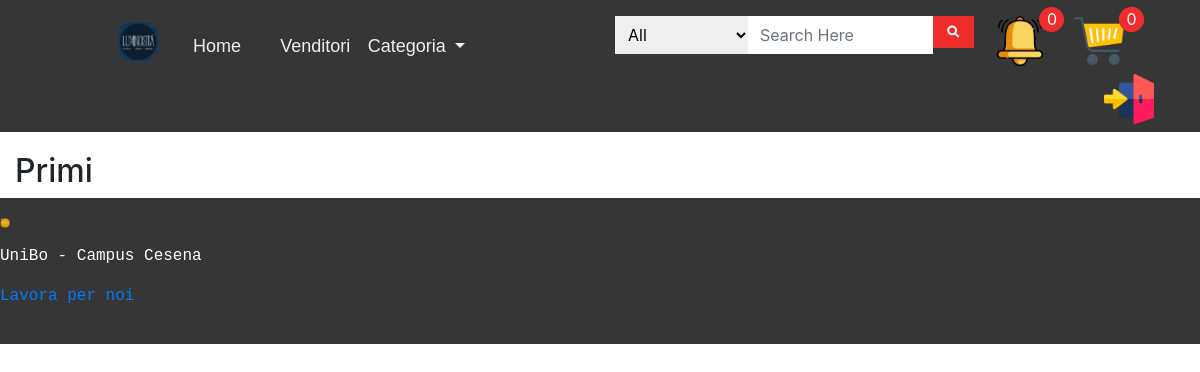
Page /foodCategory.php?id=1 on the earlier database version.
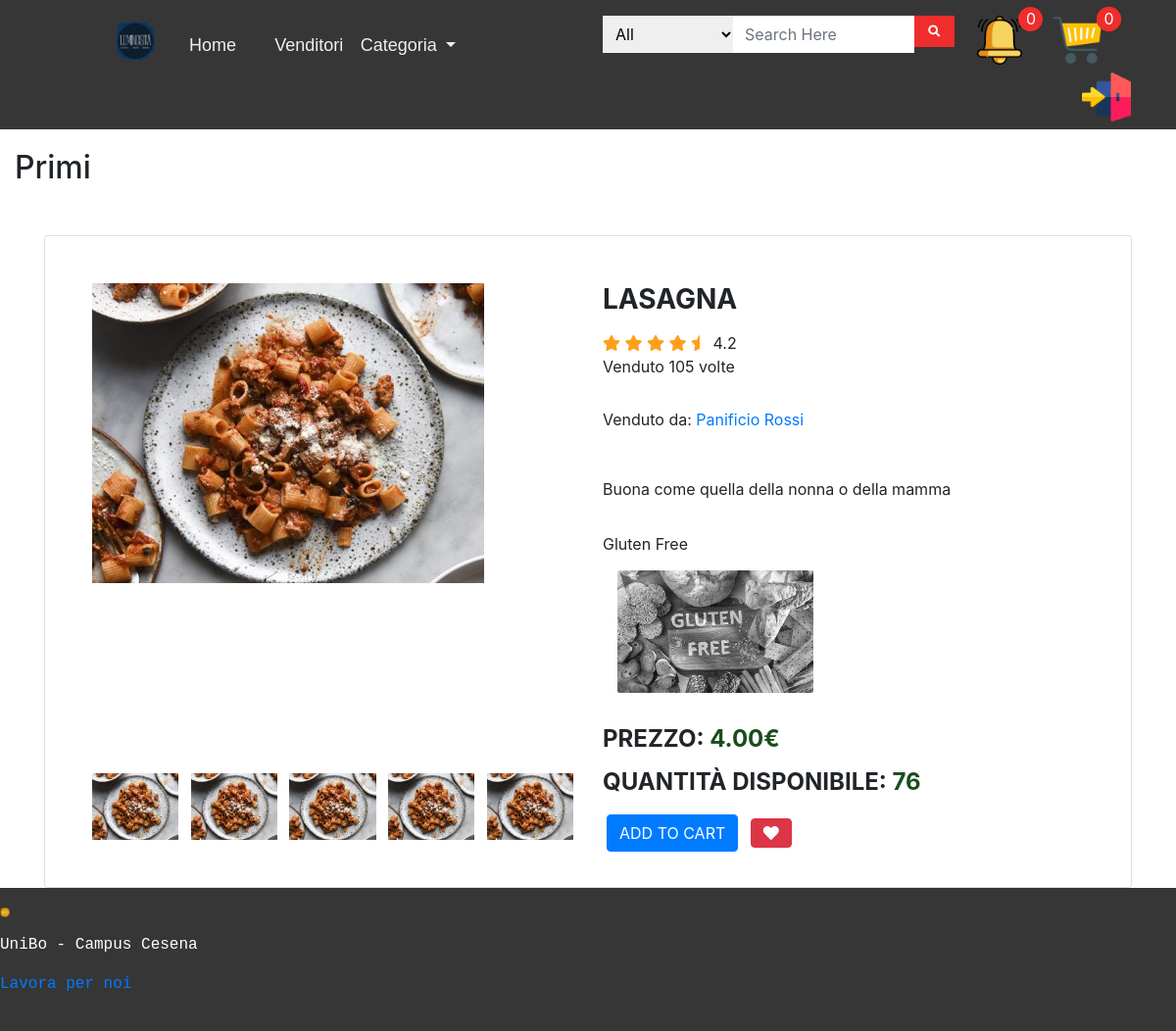
Same page on the later database version.
### tables this page shows
CREATE TABLE `prodotto` (
  `prodottoID` int(11) NOT NULL,
  `nomeProd` mediumtext NOT NULL,
  `descrProd` text NOT NULL,
  `prezzo` decimal(10,2) UNSIGNED NOT NULL,
  `glutenFree` tinyint(4) NOT NULL DEFAULT 0,
  `quantity` int(11) UNSIGNED NOT NULL,
  `venduto` int(11) NOT NULL,
  `vendorID` int(11) NOT NULL,
  `foodType` int(11) NOT NULL
);

CREATE TABLE `foodcategory` (
  `CategoryID` int(11) NOT NULL,
  `CategoryName` text NOT NULL,
  `CategoryDescr` text NOT NULL
);

CREATE TABLE `venditore` (
  `vendorID` int(11) NOT NULL,
  `nomeAzienda` text NOT NULL,
  `indirizzo` text NOT NULL,
  `orariConsegna` text NOT NULL,
  `contatto` text NOT NULL,
  `descrizione` text NOT NULL,
  `userID` int(11) NOT NULL
);

### foodCategory.php (called while the page is built, shortened)
<?php
require_once 'bootstrap.php';
$templateParams["nome"] = "foodList.php";
$templateParams["categorie"] = $dbh->getFoodTypes();
$idcategoria = -1;
if(isset($_GET["id"])){
    $idcategoria = $_GET["id"];
}
$nomecategoria = $dbh->getSpecificCat($idcategoria)[0];
if(count($nomecategoria)>0){
    $templateParams["titolo_pagina"] = $nomecategoria["CategoryName"];
    $templateParams["articoli"] = $dbh->getFoodSpecificDetails($nomecategoria["CategoryID"]);
    $templateParams["list-type"]="container";
}
else{
    $templateParams["titolo_pagina"] = "Al momento non ci sono prodotti";
    $templateParams["articoli"] = array();
}
require 'template/base.php';
?>

### db/database.php (called while the page is built, shortened)
<?php
class DatabaseHelper{
    private $db;
    public function __construct($servername, $username, $password, $dbname, $port){
        $this->db = new mysqli($servername, $username, $password, $dbname, $port);
    }
    public function getFoodTypes(){
        $stmt = $this->db->prepare("SELECT CategoryID, CategoryName, CategoryDescr FROM foodcategory");
        $stmt->execute();
        $result = $stmt->get_result();
        return $result->fetch_all(MYSQLI_ASSOC);
    }
    public function getFoodSpecificDetails($type) {
        $sql = "SELECT
                    `prodottoID`,
                     p.`vendorID`,
                    `CategoryID`,
                    `CategoryName`,
                    `nomeProd`,
                    `descrProd`,
                    `glutenFree`,
                    `quantity`,
                    `prezzo`,
                    `venduto`,
                    `nomeAzienda`
                FROM `prodotto` AS p LEFT JOIN `venditore` AS c1 ON p.vendorID = c1.vendorID
                LEFT JOIN `foodcategory` AS c2 ON p.foodType = c2.CategoryID
                WHERE `foodType` = ?;";
        $stmt = $this->db->prepare($sql);
        $stmt->bind_param('i', $type);
        $stmt->execute();
        $result = $stmt->get_result();
        return $result->fetch_all(MYSQLI_ASSOC);
    }
    public function starRate($value){
        $val = $value / 5;
        if($val > 5) {
            return $this->starRate($val);
        }
        return $val;
    }
    public function getSpecificCat($id){
        $sql = "SELECT CategoryID, CategoryName FROM foodcategory WHERE CategoryID = ?";
        $stmt = $this->db->prepare($sql);
        $stmt->bind_param('i', $id);
        $stmt->execute();
        $result = $stmt->get_result();
        return $result->fetch_all(MYSQLI_ASSOC);
    }
}

### bootstrap.php (called while the page is built, shortened)
<?php
require_once("db/database.php");
$dbh = new DatabaseHelper("localhost", "root", "", "luminosita_db", 3306);?>

### template/base.php (the view, shortened to what this page needs)
<?php if(isset($_COOKIE["logged"]) && isset($_COOKIE["mail"]) && isset($_COOKIE["id"])){
    $templateParams["toReadNotif"] = $dbh->getNotificationToRead($_COOKIE["id"]);
} else {
    $templateParams["toReadNotif"] = 0;
}?>
<html lang="it">
<head>
    <link rel="stylesheet" type="text/css" href="./css/main_style.css"/>
    <link href="https://cdn.jsdelivr.net/npm/bootstrap@5.0.2/dist/css/bootstrap.min.css" rel="stylesheet">
    <link rel="stylesheet" href="https://cdn.jsdelivr.net/npm/bootstrap@4.3.1/dist/css/bootstrap.min.css"/>
    <link rel='stylesheet' href='https://cdnjs.cloudflare.com/ajax/libs/font-awesome/4.7.0/css/font-awesome.min.css'/>
    <link rel="stylesheet" href="https://use.fontawesome.com/releases/v5.10.2/css/all.css" />
    <link rel='stylesheet' href='https://gitcdn.github.io/bootstrap-toggle/2.2.2/css/bootstrap-toggle.min.css'/>
    <link rel="stylesheet" href="https://www.markuptag.com/bootstrap/5/css/bootstrap.min.css" />
    <?php endforeach;
    $templateParams["category"] = $dbh->getFoodTypes();
    ?>
</head>
<body>
<header class="navbar navbar-inverse navbar-static-top">
<div class="container-fluid">
        <div class="row">
            <div class="col-lg-6 col-md-6">
                <nav class="navbar navbar-expand-xl navbar-light">
                    <div class="container-fluid">
                        <a href="index.php" class="navbar-brand">
                            <img style="width: 400px" src="<?php echo LOGO."scuro.png"; ?>" alt="logo" class="img-fluid" />
                        </a>
                        <div class="collapse navbar-collapse" id="navbarNavDropdown">
                            <ul class="navbar-nav mx-auto">
                                <li class="nav-item">
                                    <a class="nav-link active" aria-current="page" href="index.php">Home</a>
                                </li>
                                <li class="nav-item">
                                    <a class="nav-link active" aria-current='page' href="foodVendor.php?list">Venditori</a>
                                </li>
                                <li class="nav-item dropdown">
                                    <a class="nav-link dropdown-toggle" href="#" id="navbarDropdownMenuLink" role="button" data-bs-toggle="dropdown" aria-expanded="false">
                                        Categoria
                                    </a>
                                </li>
                            </ul>
                        </div>
                    </div>
                </nav>
            </div>
            <div class="col-lg-4 col-md-3">
                <div class="header-search mt-2">
                    <div class="search-form">
                        <form method="get">
                            <div class="input-group">
                                <div class="select-style">
                                    <select name="order">
                                        <option class="topshow" value="1">All</option>
                                    </select>
                                </div>
                                <input type="text" name="search" id="search" class="form-control" placeholder="Search Here" />
                                <div class="input-group-addon">
                                    <button type="submit"><i class="fas fa-search"></i></button>
                                </div>
                            </div>
                        </form>
                    </div>
                </div>
            </div>
            <div class="col-lg-2 col-md-3 cart-login">
                <div class="float-end cart mt-2">
                    <a href="carrello.php">
                        <img class="img-fluid" style="width: 50px" src="<?php echo UPLOAD_DIR."carts.png"; ?>" alt="cart" />
                        <span class="dot number" id="products_num">
                            <span class="total-count dot"></span>
                        </span>
                    </a>
                </div>
                <div class="float-end cart mt-2">
                    <a href="notifications_list.php">
                        <img class="img-fluid" style="width: 50px" src="<?php echo UPLOAD_DIR."bell.png"; ?>" alt="cart" />
                        <span class="dot number" id="products_num">
                            <span class=""><?php echo $templateParams["toReadNotif"]; ?></span>
                        </span>
                    </a>
                </div>
                <div class="float-end cart mt-2">
                    <a href="login.php">
                        <?php if(isset($_COOKIE["id"]) && isset($_COOKIE["mail"])): ?><img class="img-fluid" style="width: 50px" src="<?php echo UPLOAD_DIR."user.png"; ?>" alt="dashboard" /><?php else: ?><img class="img-fluid" style="width: 50px" src="<?php echo UPLOAD_DIR."login.png"; ?>" alt="login" /><?php endif; ?>
                    </a>
                </div>
            </div>
        </div>
    </div>
</header>
<main class="container col col-lg-12 col-md-12 col-sm-12 col-1">
    <?php
    if(isset($templateParams["nome"])){
        require($templateParams["nome"]);
    }
    ?>
</main>
<footer>
    <p><img id="logo_foot" style="width: 10px" src=<?php echo LOGO."chiaro.png"; ?> ><?php echo $templateParams["titolo"]; ?></p>
    <p>UniBo - Campus Cesena</p>
    <p><a href="vendor_register.php">Lavora per noi</a></p>
</footer>
</body>
</html>

### template/foodList.php (shortened to what this page needs)
<?php if(isset($templateParams["titolo_pagina"])): ?>
    <h2><?php echo $templateParams["titolo_pagina"]; ?></h2>
<?php endif;?>
<?php foreach($templateParams["articoli"] as $art):
    $img = CAT_DIR.$art["CategoryID"].". ".$art["CategoryName"].".jpg";
    $val = $dbh->starRate($art["venduto"]);
    $value = explode('.', $val);
    $int = (int) $value[0];
    $decimal = (int) $value[1];
    ?>
    <div class="container">
        <div class="card">
            <div class="container-fliud">
                <div class="wrapper row">
                    <div class="preview col-md-6">
                        <div class="preview-pic tab-content">
                          <div class="tab-pane active" id="pic-1"><img style="width: 400px; height 252px" src="<?php echo $img; ?>"/></div>
                        </div>
                        <ul class="preview-thumbnail nav nav-tabs">
                          <li class="active"><a data-target="#pic-1" data-toggle="tab"><img style="width: 400px; height 252px" src="<?php echo $img; ?>"/></a></li>
                          <li><a data-target="#pic-2" data-toggle="tab"><img src="<?php echo $img; ?>" /></a></li>
                          <li><a data-target="#pic-3" data-toggle="tab"><img src="<?php echo $img; ?>" /></a></li>
                          <li><a data-target="#pic-4" data-toggle="tab"><img src="<?php echo $img; ?>" /></a></li>
                          <li><a data-target="#pic-5" data-toggle="tab"><img src="<?php echo $img; ?>" /></a></li>
                        </ul>
                    </div>
                    <div class="details col-md-6">
                        <h3 class="product-title"><?php echo $art["nomeProd"]; ?></h3>
                        <div class="rating">
                            <div class="stars">
                                <?php
                                if($decimal==0):
                                    $j = $int;
                                    for($i=0; $i<5; $i++):
                                        if($j>0):
                                            $j--;?>
                                            <span class="fa fa-star checked"></span>
                                        <?php else: ?>
                                            <span class="fa fa-star"></span>
                                  <?php endif;
                                    endfor; ?>
                                <?php else:
                                    $j = $int;
                                    $k = $decimal;
                                    for($i=0; $i<5; $i++):
                                        if($j>0):
                                            $j--;?>
                                            <span class="fa fa-star checked"></span>
                                        <?php
                                        elseif($k>0 && $j==0):
                                            $k=-1; ?>
                                            <span class="fa fa-star-half checked"></span>
                                        <?php else: ?>
                                            <span class="fa fa-star"></span>
                                        <?php endif; ?>
                                    <?php
                                    endfor;
                                endif; ?>
                                <span><?php echo $val; ?></span>
                            </div>
                            <span class="review-no">Venduto <?php echo $art["venduto"];?> volte</span>
                        </div>
                        <p class="product-description"><p>Venduto da: <a href="foodVendor.php?spec&id=<?php echo $art["vendorID"] ?>"><?php echo $art["nomeAzienda"]; ?></a></p></p>
                        <p class="product-description"><p><?php echo $art["descrProd"]; ?></p></p>
                        <p class="product-description">
                            <label class="form-check-label" for="flexSwitchCheckDefault">Gluten Free</label>
                            <div class="col-md-3">
                                <div class="custom-control custom-checkbox image-checkbox">
                                    <label style="width: 200px" class="custom-control-label" for="ck1a">
                                        <img src="<?php echo UPLOAD_DIR."gluten-free.jpg"; ?>" alt="gluten-free" class="<?php if($art["glutenFree"] == "0") echo "no-gluten"; ?> img-fluid">
                                    </label>
                                </div>
                            </div>
                        </p>
                        <h4 class="price">Prezzo: <span><?php echo $art["prezzo"]; ?>€</span></h4>
                        <h4 class="price">Quantità disponibile: <span><?php echo $art["quantity"]; ?></span></h4>
                        <div class="action">
                            <button data-id="<?php echo $art["prodottoID"]; ?>" data-name="<?php echo $art["nomeProd"]; ?>" data-price="<?php echo $art["prezzo"]; ?>" class="add-to-cart btn btn-primary m-1" type="button">add to cart</button>
                            <button class="like btn btn-danger m-1" type="button"><span class="fa fa-heart"></span></button>
                        </div>
                    </div>
                </div>
            </div>
        </div>
    </div>
<?php endforeach; ?>

Differences in the rows shown:
added prodotto: glutenFree "0", foodType.CategoryName "Primi", foodType.CategoryName (picture), nomeProd "LASAGNA", venduto "4.2", venduto "105", vendorID.nomeAzienda "Panificio Rossi", descrProd "Buona come quella della nonna o della mamma", prezzo "4.00", quantity "76"
Other differences:
$templateParams["toReadNotif"]: "0" → (not shown)
$templateParams["titolo_pagina"]: "Primi" → (not shown)
